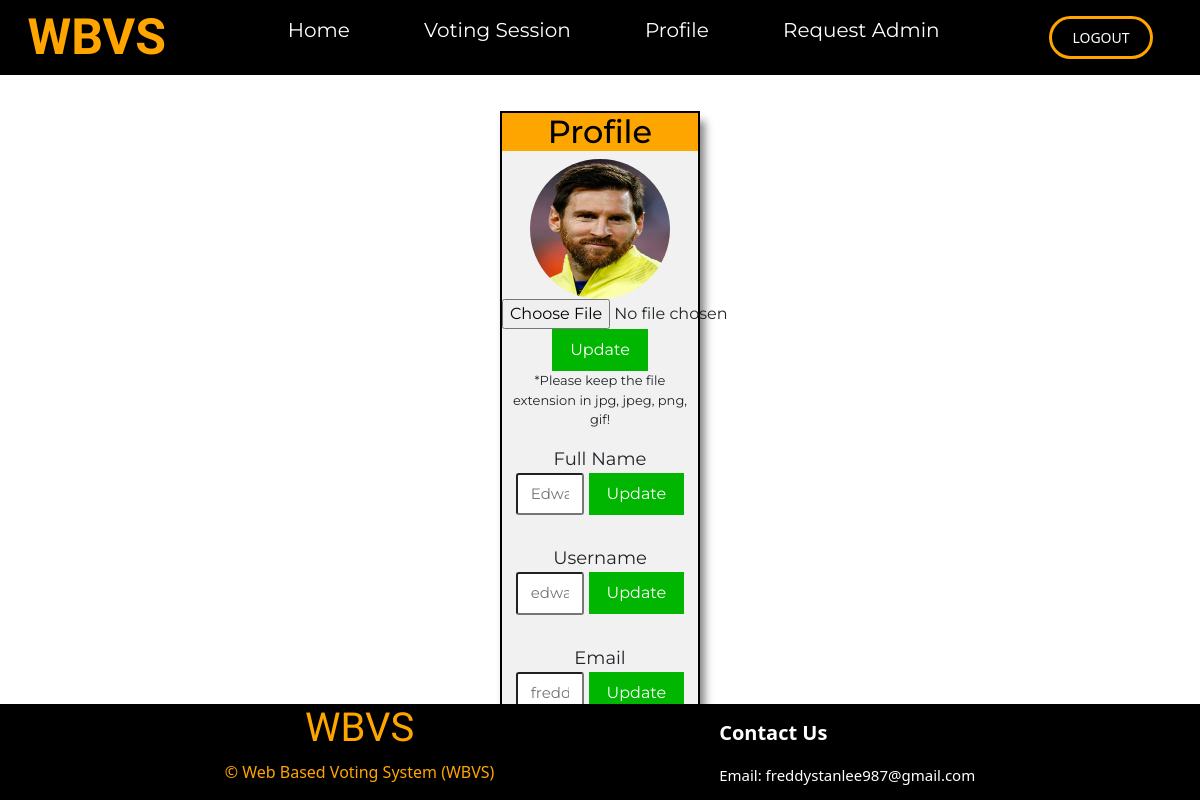
/users/usersprofile.php?error (signed in), run on the app's committed database.
### tables this page shows
CREATE TABLE `users` (
  `userid` int(11) NOT NULL,
  `fullname` varchar(255) NOT NULL,
  `username` varchar(255) NOT NULL,
  `email` varchar(255) NOT NULL,
  `password` varchar(255) NOT NULL,
  `gender` varchar(8) NOT NULL,
  `avatar` varchar(255) NOT NULL
);

### action/function.php (the view, shortened to what this page needs)
<?php
function displayfullname($dbConn){
    $loggedinuser = $_SESSION["id"];
    $sql = "SELECT fullname FROM users WHERE userid = ?;";
    $stmt = mysqli_stmt_init($dbConn);
    if(!mysqli_stmt_prepare($stmt, $sql)){
        header("Location: ../users/usersprofile.php?error=stmtfailed");
        exit();
    }
    mysqli_stmt_bind_param($stmt, "s", $loggedinuser);
    mysqli_stmt_execute($stmt);
    $datareceived = mysqli_stmt_get_result($stmt);
    while ($gotfullname = mysqli_fetch_assoc($datareceived)) {
        echo $gotfullname['fullname'];
    }
}
function displayusername($dbConn){
    $loggedinuser = $_SESSION["id"];
    $sql = "SELECT username FROM users WHERE userid = ?;";
    $stmt = mysqli_stmt_init($dbConn);
    if(!mysqli_stmt_prepare($stmt, $sql)){
        header("Location: ../users/usersprofile.php?error=stmtfailed");
        exit();
    }
    mysqli_stmt_bind_param($stmt, "s", $loggedinuser);
    mysqli_stmt_execute($stmt);
    $datareceived = mysqli_stmt_get_result($stmt);
    while ($gotusername = mysqli_fetch_assoc($datareceived)) {
        echo $gotusername['username'];
    }
}
function displayemail($dbConn){
    $loggedinuser = $_SESSION["id"];
    $sql = "SELECT email FROM users WHERE userid = ?;";
    $stmt = mysqli_stmt_init($dbConn);
    if(!mysqli_stmt_prepare($stmt, $sql)){
        header("Location: ../users/usersprofile.php?error=stmtfailed");
        exit();
    }
    mysqli_stmt_bind_param($stmt, "s", $loggedinuser);
    mysqli_stmt_execute($stmt);
    $datareceived = mysqli_stmt_get_result($stmt);
    while ($gotemail = mysqli_fetch_assoc($datareceived)) {
        echo $gotemail['email'];
    }
}
function checkdefaultavatar($dbConn){
    $loggedinuser = $_SESSION["id"];
    $sql = "SELECT avatar FROM users WHERE userid = ?;";
    $stmt = mysqli_stmt_init($dbConn);
    if(!mysqli_stmt_prepare($stmt, $sql)){
        header("Location: ../users/usersprofile.php?error=stmtfailed");
        exit();
    }
    mysqli_stmt_bind_param($stmt, "s", $loggedinuser);
    mysqli_stmt_execute($stmt);
    $datareceived = mysqli_stmt_get_result($stmt);
    while ($avatarstatus = mysqli_fetch_assoc($datareceived)) {
        if($avatarstatus['avatar'] === "Default"){
            $result = true;
            return $result;
        }
    }
}
function displayprofpic ($dbConn){
    $loggedinuser = $_SESSION["id"];
    $sql = "SELECT avatar FROM users WHERE userid = ?;";
    $stmt = mysqli_stmt_init($dbConn);
    if(!mysqli_stmt_prepare($stmt, $sql)){
        header("Location: ../users/usersprofile.php?error=stmtfailed");
        exit();
    }
    mysqli_stmt_bind_param($stmt, "s", $loggedinuser);
    mysqli_stmt_execute($stmt);
    $datareceived = mysqli_stmt_get_result($stmt);
    while ($gotavatar = mysqli_fetch_assoc($datareceived)) {
        echo "<img src='uploads/" . $gotavatar['avatar'] . "' alt='avatar'>";
    }
}

### users/usersprofile.php (shortened to what this page needs)
<?php
    require_once "../action/dbconnection.php";
    require_once "../action/function.php";
?>
<!DOCTYPE html>
<html lang="en">
    <head>
        <link rel="stylesheet" href="../css/usersnavbar.css">
        <link rel="stylesheet" href="../css/profilepage.css">
        <link href="https://cdn.jsdelivr.net/npm/bootstrap@5.0.2/dist/css/bootstrap.min.css" rel="stylesheet">
    </head>
    <body>
        <header>
            <a class="logo" href="usershome.php">WBVS</a>
            <nav>
                <ul class="navlinks">
                    <li><a href="usershome.php">Home</a></li>
                    <li><a href="userssession.php">Voting Session</a></li>
                    <li><a href="usersprofile.php">Profile</a></li>
                    <li><a href="usersrequest.php">Request Admin</a></li>
                </ul>
            </nav>
            <div class="logout-btn">
                <a href="../action/logout.php"><button>LOGOUT</button></a>
            </div>
        </header>
        <div class="profile">
            <div class="profile-title">
                <h2>Profile</h2>
            </div>
            <div class="picture">
                <?php
                    if(checkdefaultavatar($dbConn) === true){
                        if($_SESSION["gndr"] === "Male") {
                            echo "<img src='defaultavatar/defaultmaleavatar.jpg' alt='defaultmale'>";
                        } elseif($_SESSION["gndr"] === "Female") {
                            echo "<img src='defaultavatar/defaultfemaleavatar.jpg' alt='defaultfemale'>";
                        }
                    } else {
                        displayprofpic ($dbConn);
                    }
                ?>
            </div>
            <form action="../action/updateprofpic.php" class="profpic-section" method="POST" enctype="multipart/form-data">
                <div>
                    <input type="file" name="file" required>
                    <button type="submit" name="updateprofpic">Update</button>
                    <p style="font-size: small;">*Please keep the file extension in jpg, jpeg, png, gif!</p>
                </div>
            </form>
            <form action="../action/updatefullname.php" class="fullname-section" method="POST">
                <div>
                    <label for="fullname">Full Name</label><br>
                    <input type="text" name="fullname" id="fullname" placeholder="<?php displayfullname($dbConn)?>" required> <button type="submit" name="updatefullname">Update</button>
                </div>
            </form>
            <form action="../action/updateusername.php" class="username-section" method="POST">
                <div>
                    <label for="usrname">Username</label><br>
                    <input type="text" name="usrname" id="usrname" placeholder="<?php displayusername($dbConn)?>" required> <button type="submit" name="updateusername">Update</button>
                </div>
            </form>
            <form action="../action/updateemail.php" class="email-section" method="POST">
                <div>
                    <label for="email">Email</label><br>
                    <input type="email" name="email" id="email" placeholder="<?php displayemail($dbConn)?>" required> <button type="submit" name="updateemail">Update</button>
                </div>
            </form>
        </div>
        <footer style="bottom: 0; background-color: black; width: 100%; height: auto; position: fixed; display: flex; justify-content: space-evenly; align-items:center;">
            <div style="text-align: center;">
                <h1 style="font-family: 'Qwigley', cursive; color: orange;">WBVS</h1>
                <p style="color: orange;">© Web Based Voting System (WBVS)</p>
            </div>
            <div>
                <p style="font-size: 20px; font-weight: bold; color: white;">Contact Us</p>
                <p style="font-size: 15px; color:white; margin-bottom: 0;">Email: freddystanlee987@gmail.com</p>
            </div>
        </footer>
    </body>
</html>

### css/usersnavbar.css (style rules this page uses)
body { margin: 0; padding: 0; }
header { width: 100%; background-color: black; justify-content: space-around; align-items: center; display:flex; }
.logo { font-family: 'Qwigley', cursive; font-size: 50px; font-weight: bold; text-decoration: none; color: orange; }
.navlinks { font-family: 'Montserrat', sans-serif; }
.navlinks li { display: inline-block; }
.navlinks li a { color: white; margin: 0 35px; font-size: 20px; text-decoration: none; }
.logout-btn a { font-size: 0; }
.logout-btn a button { margin: 0 20px; padding: 8px 20px; font-size: 14px; color: white; background-color: black; border: 3px solid orange; border-radius: 50px; }

### css/profilepage.css (style rules this page uses)
.profile-title h2 { text-align: center; background-color: orange; color: black; margin-top: 0; }
.profile { font-family: 'Montserrat', sans-serif; margin-left: 500px; margin-right: 500px; margin-top: 3%; border: 2px solid black; background-color: rgb(241, 241, 241); box-shadow: 5px 10px 8px #888888; }
.picture { text-align: center; }
.picture img { border-radius: 50%; width: 140px; height: 140px; }
.profpic-section div { text-align: center; }
.fullname-section { margin-bottom: 30px; }
.fullname-section div { text-align: center; }
.fullname-section div label { font-size: 18px; }
.fullname-section div input { font-size: 15px; width: 35%; border-radius: 3px; padding: 8px 13px; }
.username-section { margin-bottom: 30px; }
.username-section div { text-align: center; }
.username-section div label { font-size: 18px; }
.username-section div input { font-size: 15px; width: 35%; border-radius: 3px; padding: 8px 13px; }
.email-section { margin-bottom: 30px; }
.email-section div { text-align: center; }
.email-section div label { font-size: 18px; }
.email-section div input { font-size: 15px; width: 35%; border-radius: 3px; padding: 8px 13px; }
button { margin-left: 9px; border-radius: 3px; padding: 9px 18px; border: none; color: white; background-color: rgb(0, 182, 0); }

### data on the page
users: avatar (picture), fullname "Edward Newgate", usrname "edward", email "freddy@mail.com"
